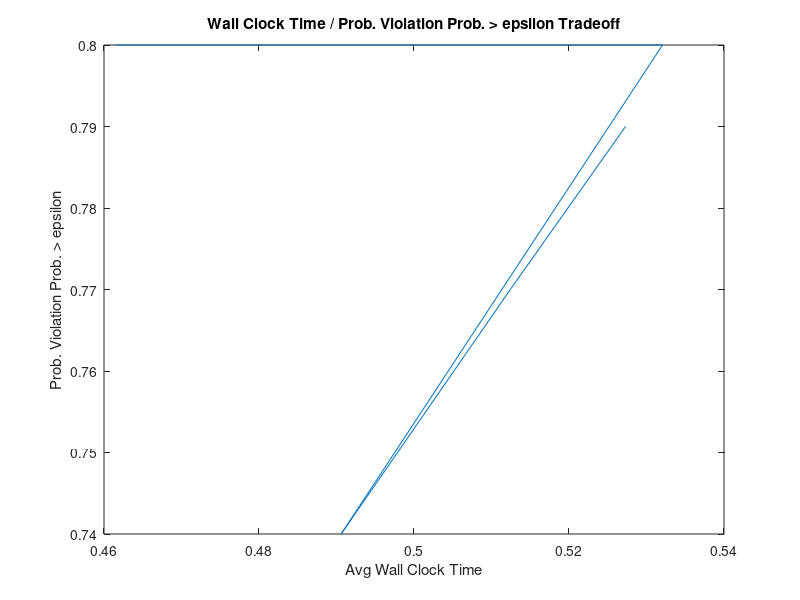

Recreate this plot in MATLAB.
% M = # of macroreplications (of the PSCP procedure)
M = 100;

num_proc = [1, 2, 4, 8, 16];
num_settings = length(num_proc);

% Number of assets
num_assets = 200; % num_assets = length(y*)

% Read in the data from a text file "frontier_data.txt"
sizedata = [3+num_assets, M*num_settings];
fileID = fopen('frontier_data.txt','r');
formatSpec = '%f';
data = fscanf(fileID,formatSpec, sizedata);
fclose(fileID);

data = data';

% Assume the data is sitting in a matrix with columns:
% p (# of processors) | time (sec) | t* | y*

% R = # of realizations (of payouts)
R = 1000;

% Set confidence level for CIs
alpha = 0.05;
z_alpha_over_2 = norminv(1-alpha/2);

% Suppose we extract all of the times into a matrix "times"
% with M rows and columns of 1|2|4|8|16 processors.
%times = rand(M,num_settings); % fake data set
times = data(:,2);
times = reshape(times,M,num_settings);

% Make plot of wall clock time vs number of processors
% Normality assumption
avg_times = mean(times);
var_times = var(times);
lower_CI_times = z_alpha_over_2*(var_times/sqrt(M));
upper_CI_times = z_alpha_over_2*(var_times/sqrt(M));
errorbar(log(num_proc), avg_times, lower_CI_times, upper_CI_times);
xlabel('log_2(Number of Processors)')
ylabel('Wall Clock Time (sec)')
title('Wall Clock Time vs No. of Processors')

pause;

% Suppose we extract all of the obj fn values (t*) into a matrix "objfnvalues"
% with M rows and columns of 1|2|4|8|16 processors.
objfnvalues = data(:,3);
objfnvalues = reshape(objfnvalues,M,num_settings);
%objfnvalues = rand(M,length(num_proc)); % fake data set

% Make plot of obj fn value vs number of processors
% Normality assumption
avg_objfnvalues = mean(objfnvalues);
var_objfnvalues = var(objfnvalues);
lower_CI_objfnvalues = z_alpha_over_2*(var_objfnvalues/sqrt(M));
upper_CI_objfnvalues = z_alpha_over_2*(var_objfnvalues/sqrt(M));
errorbar(log(num_proc), avg_objfnvalues, lower_CI_objfnvalues, upper_CI_objfnvalues);
xlabel('log_2(Number of Processors)')
ylabel('Obj. Function Value')
title('Obj. Function Value vs No. of Processors')

pause;

% Make plot of obj fn value/wall clock time tradeoff
plot(avg_times, avg_objfnvalues);
xlabel('Avg Wall Clock Time');
ylabel('Avg Obj. Function Value');
title('Wall Clock Time / Obj. Function Value Tradeoff');
pause;

avg_viol_prob = zeros(1,num_settings);
avg_prob_viol_prob_gr_eps = zeros(1,num_settings);
lower_CI_est_viol_prob = zeros(1,num_settings);
upper_CI_est_viol_prob = zeros(1,num_settings);
lower_CI_viol_prob_gr_eps = zeros(1,num_settings);
upper_CI_viol_prob_gr_eps = zeros(1,num_settings);

for i = 1:num_settings

	% Suppose we extract all of the y* and t* into a matrix "solns"
	solns = data((i-1)*M+1:i*M,4:3+num_assets);

	% Construct unbiased estimators of E[V(y*)] and Pr(V(y*)>epsilon)
	epsilon = 0.25; % Will be much smaller

	% This all is just for one number of processors, not all
	% Need to further vectorize
	est_viol_prob = zeros(1,M);
	viol_prob_gr_eps = zeros(1,M);
	for m = 1:M
		ystar = solns(m,1:num_assets);
		%tstar = solns(m,num_assets+1);
		tstar = 50; % for testing

		% Generate a random set of R realizations
		realizations = rand(num_assets,R);
		
		returns = ystar*realizations;
		est_viol_prob(m) = (1/R)*sum(returns > tstar);
		viol_prob_gr_eps(m) = (est_viol_prob(m) > epsilon);
	end
	avg_viol_prob(i) = mean(est_viol_prob);
	avg_prob_viol_prob_gr_eps(i) = mean(viol_prob_gr_eps);

	% Construct CIs
	lower_CI_est_viol_prob(i) = z_alpha_over_2*(sqrt(avg_viol_prob(i)*(1-avg_viol_prob(i))/sqrt(M)));
	upper_CI_est_viol_prob(i) = z_alpha_over_2*(sqrt(avg_viol_prob(i)*(1-avg_viol_prob(i))/sqrt(M)));
	lower_CI_viol_prob_gr_eps(i) = z_alpha_over_2*(sqrt(avg_prob_viol_prob_gr_eps(i)*(1-avg_prob_viol_prob_gr_eps(i))/sqrt(M)));
	upper_CI_viol_prob_gr_eps(i) = z_alpha_over_2*(sqrt(avg_prob_viol_prob_gr_eps(i)*(1-avg_prob_viol_prob_gr_eps(i))/sqrt(M)));
end

% Make plot of violation probability vs number of processors
errorbar(log(num_proc), avg_viol_prob, lower_CI_est_viol_prob, upper_CI_est_viol_prob);
%errorbar(1, avg_viol_prob, lower_CI_est_viol_prob, upper_CI_est_viol_prob);
xlabel('log_2(Number of Processors)')
ylabel('Exp. Violation Prob.')
title('Exp. Violation Prob. vs No. of Processors')

pause;

% Make plot of prob viol prob > epsilon vs number of processors
errorbar(log(num_proc), avg_prob_viol_prob_gr_eps, lower_CI_viol_prob_gr_eps, upper_CI_viol_prob_gr_eps);
%errorbar(1, avg_prob_viol_prob_gr_eps, lower_CI_viol_prob_gr_eps, upper_CI_viol_prob_gr_eps);
xlabel('log_2(Number of Processors)')
ylabel('Prob. Violation Prob. > epsilon')
title('Prob. Violation Prob. > epsilon vs No. of Processors')

pause;

% Make plot of prob(viol prob > eps)/wall clock time tradeoff
plot(avg_times, avg_prob_viol_prob_gr_eps);
xlabel('Avg Wall Clock Time');
ylabel('Prob. Violation Prob. > epsilon');
title('Wall Clock Time / Prob. Violation Prob. > epsilon Tradeoff');
